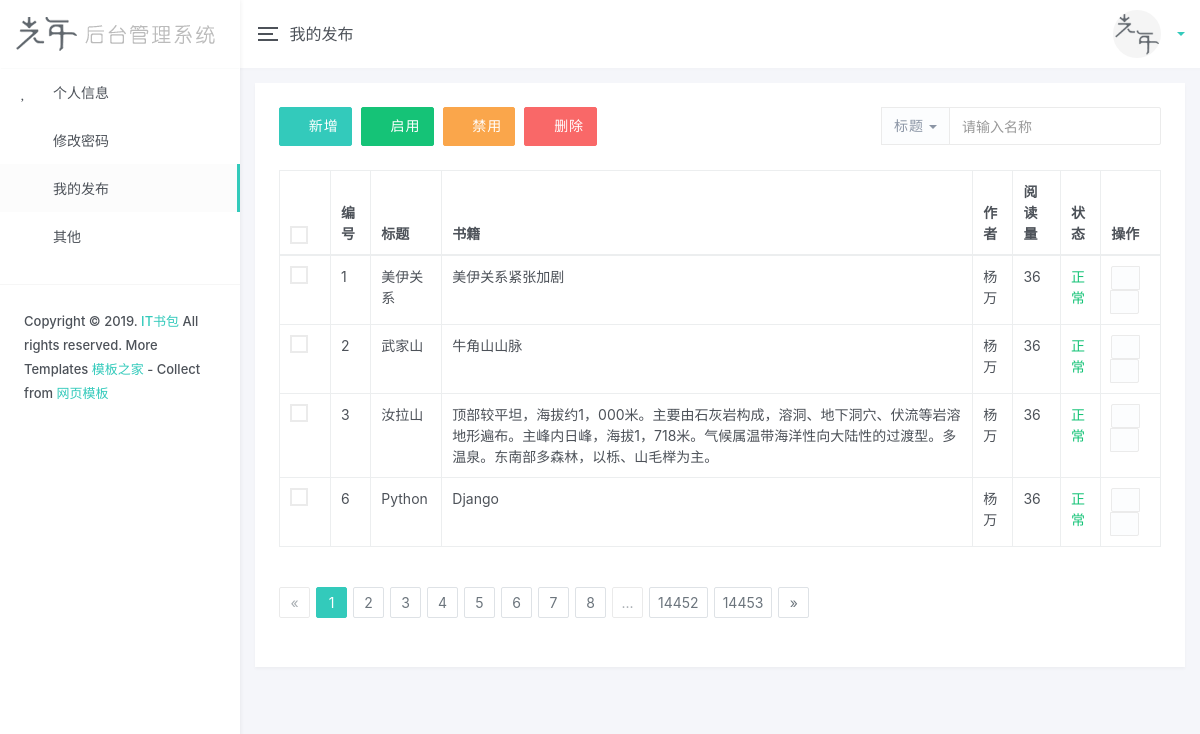
The app's page /my_art/ (signed in) with its own data.
### web_app/models.py (models this page shows, shortened)
class Topic(models.Model):
    t_uid = models.CharField(verbose_name='帖子所属用户id', max_length=18)
    t_kind = models.CharField(verbose_name='类别', max_length=32)
    create_time = models.DateField(verbose_name='创建时间', auto_now_add=True)
    t_photo = models.CharField(verbose_name='帖子图片', max_length=128, null=True)
    t_content = models.CharField(verbose_name='帖子正文', max_length=3000)
    t_title = models.CharField(verbose_name='帖子标题', max_length=64)
    t_introduce = models.CharField(verbose_name='帖子简介', max_length=256)
    recommend = models.BooleanField(verbose_name='是否推荐', default=False)
    def __str__(self):
        return self.t_title
    class Meta:
        verbose_name = '帖子表'
        verbose_name_plural = '帖子表'
    pass

class UserInfo(models.Model):
    WX_USER = 1
    GUEST_USER = 11
    NORMAL_USER = 22
    COMPANY_USER = 33
    USER_SRC = (
        (WX_USER, u'微信授权用户'),
        (GUEST_USER, u'游客用户'),
        (NORMAL_USER, u'普通用户'),
        (COMPANY_USER, u'机构用户'),
    )
    MALE = 1
    FEMALE = 0
    GENDER = (
        (MALE, u'男'),
        (FEMALE, u'女'),
    )
    UNVERIFIED = 0
    ACTIVATED = 1
    DISABLED = 2
    DELETED = 3
    ASSIGN = 10
    USER_STATUS = (
        (UNVERIFIED, u'未验证'),
        (ACTIVATED, u'已激活'),
        (DISABLED, u'已禁用'),
        (DELETED, u'已删除'),
        (ASSIGN, u'已分配'),
    )
    user_id = models.CharField(_(u'用户id'), max_length=32, blank=True, null=True, help_text=u'用户唯一标识', db_index=True,
                         unique=True)
    name = models.CharField(_(u'姓名'), max_length=32, blank=True, null=True, help_text=u'用户姓名', db_index=True)
    email = models.CharField(_(u'邮箱'), max_length=40, blank=True, null=True, help_text=u'用户邮箱', db_index=True)
    sex = models.IntegerField(_(u'性别'), choices=GENDER, default=MALE, help_text=u'用户性别')
    age = models.IntegerField(_(u'年龄'), default=0, help_text=u'用户年龄')
    nickname = models.CharField(_(u'昵称'), max_length=32, blank=True, null=True, help_text=u'用户昵称')
    avatar = models.CharField(_(u'头像地址'), max_length=60, blank=True, null=True, help_text=u'用户头像')
    phone = models.CharField(_(u'手机号'), max_length=11, blank=True, null=True, help_text=u'用户电话', db_index=True)
    country = models.CharField(_(u'国家'), max_length=32, blank=True, null=True, help_text=u'用户国家')
    province = models.CharField(_(u'省份'), max_length=32, blank=True, null=True, help_text=u'用户省份')
    city = models.CharField(_(u'城市'), max_length=32, blank=True, null=True, help_text=u'用户城市')
    location = models.CharField(_(u'地址'), max_length=60, blank=True, null=True, help_text=u'用户地址')
    create_time = models.DateField(verbose_name='创建时间', auto_now_add=True)
    class Meta:
        verbose_name='用户信息表'
        verbose_name_plural='用户信息表'
    pass

### web_app/views.py (the view)
# urls.py: url(r'my_art/$',views.my_art,name='my_art'),
def my_art(request):
    if request.method=="GET":
        response={}
        uid=request.session['uid']
        obj=models.Topic.objects.filter(t_uid=str(uid))
        print(obj,request.session['uid'])
        response['t_user']=models.UserInfo.objects.get(user_id=uid)
        response['t_obj']=obj
        return render(request,'web/my_art.html',response)
    if request.method=='POST':
        if request.POST.get('type')=='logout':
            """删除登录信息"""
            del request.session['uid']

### templates/web/my_art.html (shortened to what this page needs)
{% extends 'base.html' %}
{% block header %}
<span class="navbar-page-title"> 我的发布 </span>
{% endblock %}
{% block left_concent %}
        <li class="nav-item "> <a href="/user_info"><i class="mdi mdi-account"></i> 个人信息</a> </li>
        <li class="nav-item "> <a href="/pwd_edit"><i class="mdi mdi-lock-outline"></i> 修改密码</a> </li>
        <li class="nav-item active"> <a href="/my_art"><i class="mdi mdi-send"></i> 我的发布</a> </li>
        <li class="nav-item"> <a href=""><i class="mdi mdi-home"></i> 其他</a> </li>
{% endblock %}
{% block concent %}
    <div class="container-fluid">
        <div class="row">
          <div class="col-lg-12">
            <div class="card">
              <div class="card-toolbar clearfix">
                <form class="pull-right search-bar" method="get" action="#!" role="form">
                  <div class="input-group">
                    <div class="input-group-btn">
                      <button class="btn btn-default dropdown-toggle" id="search-btn" data-toggle="dropdown" type="button" aria-haspopup="true" aria-expanded="false">
                      标题 <span class="caret"></span>
                      </button>
                    </div>
                    <input type="text" class="form-control" value="" name="keyword" placeholder="请输入名称">
                  </div>
                </form>
                <div class="toolbar-btn-action">
                  <a class="btn btn-primary m-r-5" href="#!"><i class="mdi mdi-plus"></i> 新增</a>
                  <a class="btn btn-success m-r-5" href="#!"><i class="mdi mdi-check"></i> 启用</a>
                  <a class="btn btn-warning m-r-5" href="#!"><i class="mdi mdi-block-helper"></i> 禁用</a>
                  <a class="btn btn-danger" href="#!"><i class="mdi mdi-window-close"></i> 删除</a>
                </div>
              </div>
              <div class="card-body">
                <div class="table-responsive">
                  <table class="table table-bordered">
                    <thead>
                      <tr>
                        <th>
                          <label class="lyear-checkbox checkbox-primary">
                          </label>
                        </th>
                        <th>编号</th>
                        <th>标题</th>
                        <th>书籍</th>
                        <th>作者</th>
                        <th>阅读量</th>
                        <th>状态</th>
                        <th>操作</th>
                      </tr>
                    </thead>
                    <tbody>
                    {% for obj in t_obj %}
                      <tr>
                        <td>
                          <label class="lyear-checkbox checkbox-primary">
                          </label>
                        </td>
                        <td>{{ obj.id }}</td>
                        <td>{{ obj.t_title }}</td>
                        <td>{{ obj.t_introduce }}</td>
                        <td>{{ t_user.name }}</td>
                        <td>36</td>
                        <td><font class="text-success">正常</font></td>
                        <td>
                          <div class="btn-group">
                            <a class="btn btn-xs btn-default" href="#!" title="编辑" data-toggle="tooltip"><i class="mdi mdi-pencil"></i></a>
                            <a class="btn btn-xs btn-default" href="#!" title="删除" data-toggle="tooltip"><i class="mdi mdi-window-close"></i></a>
                          </div>
                        </td>
                      </tr>
                    {% endfor %}
                    </tbody>
                  </table>
                </div>
                <ul class="pagination">
                  <li class="disabled"><span>«</span></li>
                  <li class="active"><span>1</span></li>
                  <li><a href="#1">2</a></li>
                  <li><a href="#1">3</a></li>
                  <li><a href="#1">4</a></li>
                  <li><a href="#1">5</a></li>
                  <li><a href="#1">6</a></li>
                  <li><a href="#1">7</a></li>
                  <li><a href="#1">8</a></li>
                  <li class="disabled"><span>...</span></li>
                  <li><a href="#!">14452</a></li>
                  <li><a href="#!">14453</a></li>
                  <li><a href="#!">»</a></li>
                </ul>
              </div>
            </div>
          </div>
        </div>
      </div>
{% endblock %}

### records on screen
Topic: id "1", t_title "美伊关系", t_introduce "美伊关系紧张加剧"
UserInfo: name "杨万"
Topic: id "2", t_title "武家山", t_introduce "牛角山山脉"
Topic: id "3", t_title "汝拉山", t_introduce "顶部较平坦，海拔约1，000米。主要由石灰岩构成，溶洞、地下洞穴、伏流等岩溶地形遍布。主峰内日峰，海拔1，718米。气候属温带海洋性向大陆性的过渡型。多温泉。东南部多森林，以栎、山毛榉为主。"
Topic: id "6", t_title "Python", t_introduce "Django"
